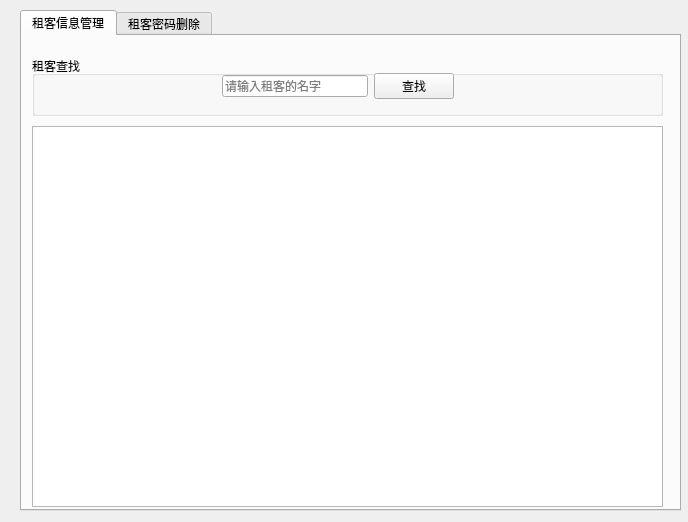
<?xml version="1.0" encoding="UTF-8"?>
<ui version="4.0">
 <class>superPage3</class>
 <widget class="QWidget" name="superPage3">
  <property name="geometry">
   <rect>
    <x>0</x>
    <y>0</y>
    <width>688</width>
    <height>522</height>
   </rect>
  </property>
  <property name="windowTitle">
   <string>Form</string>
  </property>
  <widget class="QTabWidget" name="tabWidget">
   <property name="geometry">
    <rect>
     <x>20</x>
     <y>10</y>
     <width>661</width>
     <height>501</height>
    </rect>
   </property>
   <property name="currentIndex">
    <number>0</number>
   </property>
   <widget class="QWidget" name="tab">
    <attribute name="title">
     <string>租客信息管理</string>
    </attribute>
    <widget class="QWidget" name="widget" native="true">
     <property name="geometry">
      <rect>
       <x>0</x>
       <y>10</y>
       <width>651</width>
       <height>461</height>
      </rect>
     </property>
     <widget class="QGroupBox" name="groupBox">
      <property name="geometry">
       <rect>
        <x>10</x>
        <y>10</y>
        <width>631</width>
        <height>60</height>
       </rect>
      </property>
      <property name="title">
       <string>租客查找</string>
      </property>
      <widget class="QWidget" name="widget_2" native="true">
       <property name="geometry">
        <rect>
         <x>190</x>
         <y>10</y>
         <width>232</width>
         <height>41</height>
        </rect>
       </property>
       <layout class="QHBoxLayout" name="horizontalLayout_2">
        <item>
         <widget class="QLineEdit" name="lineEdit">
          <property name="placeholderText">
           <string>请输入租客的名字</string>
          </property>
         </widget>
        </item>
        <item>
         <widget class="QPushButton" name="pushButton">
          <property name="text">
           <string>查找</string>
          </property>
         </widget>
        </item>
       </layout>
      </widget>
     </widget>
     <widget class="QTableView" name="tableView">
      <property name="geometry">
       <rect>
        <x>10</x>
        <y>80</y>
        <width>631</width>
        <height>381</height>
       </rect>
      </property>
     </widget>
    </widget>
   </widget>
   <widget class="QWidget" name="tab_2">
    <attribute name="title">
     <string>租客密码删除</string>
    </attribute>
    <widget class="QTableView" name="tableView_2">
     <property name="geometry">
      <rect>
       <x>50</x>
       <y>70</y>
       <width>541</width>
       <height>361</height>
      </rect>
     </property>
    </widget>
   </widget>
  </widget>
 </widget>
 <resources/>
 <connections/>
</ui>
